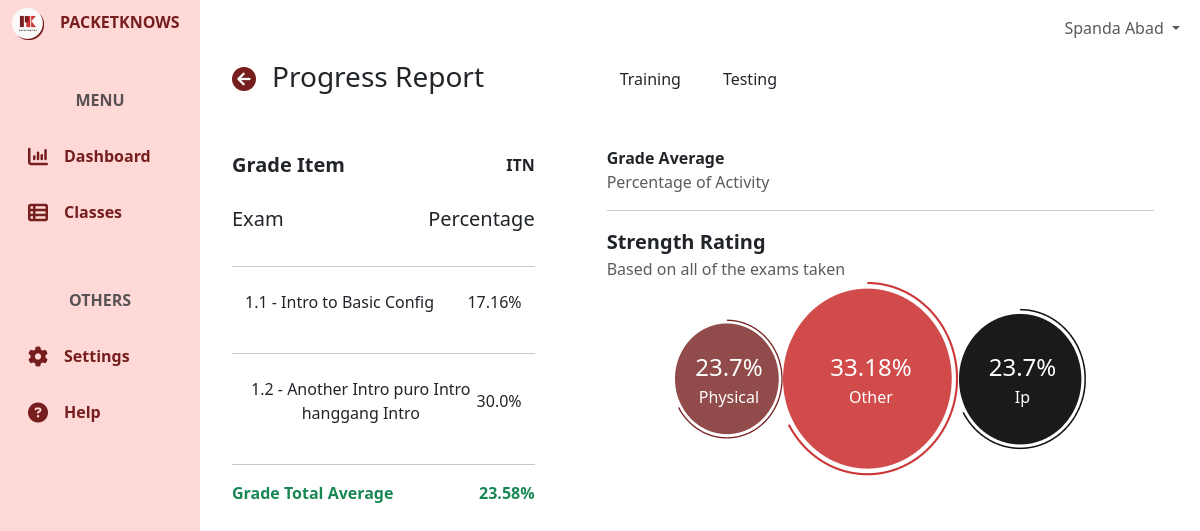
The page /progress-report-instructor/ITN/1/training/ (signed in) on the database its author committed.
### user/models.py (models this page shows, shortened)
class CustomUser(AbstractBaseUser, PermissionsMixin):
    email = models.EmailField(unique=True)
    first_name = models.CharField(max_length=50)
    last_name = models.CharField(max_length=50)
    is_active = models.BooleanField(default=True)
    is_staff = models.BooleanField(default=False)
    category = models.ForeignKey(UserCategory, on_delete=models.CASCADE)
    icon = models.ImageField(upload_to= 'user/icons/', blank=True, null=True)
    school_id = models.BigIntegerField(unique=True, blank=True, null=True)
    evidences = models.ImageField(upload_to= 'user/evidences/', blank=True, null=True)
    objects = CustomUserManager()
    USERNAME_FIELD = 'email'
    REQUIRED_FIELDS = ['first_name', 'last_name']
    class Meta:
        verbose_name = 'User'
        verbose_name_plural = 'Users'

### classroom/models.py (models this page shows, shortened)
class Classroom(models.Model):
    name = models.CharField(max_length=255)
    code = models.CharField(max_length=255)
    description = models.CharField(max_length=255)
    icon = models.ImageField(upload_to='classroom/class-icons/', blank=True, null=True)
    section = models.CharField(max_length=50)
    school_year = models.CharField(max_length=50)
    instructor = models.ForeignKey(userModels.CustomUser, on_delete=models.CASCADE, related_name='instructor_classrooms')
    students = models.ManyToManyField(userModels.CustomUser, through='Enrollment', related_name='enrolled_classrooms')
    course = models.ForeignKey(activityModels.Course, on_delete=models.CASCADE)
    is_active = models.BooleanField(default=True)
    date_updated = models.DateTimeField(auto_now=True)
    class Meta:
        ordering = ['-date_updated']
        verbose_name_plural = "Classrooms"

### activity/models.py (models this page shows, shortened)
class BaseActivity(models.Model):
    number = models.CharField(max_length=4)
    name = models.CharField(max_length=255)
    projectID = models.CharField(max_length=255, unique=True)
    answer_key = models.TextField(blank=True,null=True)
    category = models.ForeignKey(ActivityCategory, on_delete=models.CASCADE)
    course = models.ForeignKey(Course, on_delete=models.CASCADE)
    training_task = models.FileField(models.FileField(upload_to='training-tasks/'))
    testing_task = models.FileField(models.FileField(upload_to='training-tasks/'))
    max_physical_points = models.PositiveIntegerField()
    max_basic_config_points = models.PositiveIntegerField()
    max_ip_points = models.PositiveIntegerField()
    max_routing_points = models.PositiveIntegerField()
    max_other_points = models.PositiveIntegerField()
    time_limit = models.PositiveIntegerField()
    class Meta:
        verbose_name_plural = "Base Activities"

### core/views.py (the view)
# urls.py: path('progress-report-instructor/<slug:classSlug>/<int:userID>/training/', coreViews.ProgressReportTrainingInstructorView, name='progressReportTrainingInstructor'),
@login_required(login_url='/')
def ProgressReportTrainingInstructorView(request, classSlug, userID):
    context = {}
    if request.method == 'POST':
        pass
    else:
        student = CustomUser.objects.get(id=userID)
        context["student"] = student
        userCategory = student.category.name
        if userCategory == "Student":
            classroom = Classroom.objects.get(code=classSlug)
            context["classroom"] = classroom
            context["grades"] = computeTrainingProgressReport(student, classroom)
            enrollment = get_object_or_404(Enrollment, student=student, classroom=classroom)
            firstActivity = enrollment.activities.get(base_activity__number="1.1", mode="training")
            firstActivityScore = computeSingleActivityScore(student, firstActivity.id)
            bar_chart_labels = firstActivityScore['labels']
            bar_chart_data = firstActivityScore['data']
            context["barChartLabels"] = json.dumps(bar_chart_labels)
            context["barChartData"] = json.dumps(bar_chart_data)
            enrollment = get_object_or_404(Enrollment, student=student, classroom=classroom)
            enrollment.date_updated = timezone.now()
            enrollment.save()
    return render(request, 'core/progress-report-training.html', context)

### templates/core/progress-report-training.html (shortened to what this page needs)
{% extends 'core/base.html' %}
{% block content %}
<div class="container-fluid h-100">
    <div class="row h-100">
        <div class="col-2 fixed-top bg-pink h-100" id="green">
            {% include 'core/components/sidebar.html'%}
        </div>
        <div class="col-md-10 ms-auto" style="padding: 0; overflow-x: hidden !important;">
            {% include 'core/components/topnav.html'%}
            <main class="mt-5 pt-1">
                {% if request.user.category.name == 'Student'%}
                    {% include 'core/progress-reports/student-progress-report-training.html'%}
                {% elif request.user.category.name == 'Self Learner'%}
                    {% include 'core/progress-reports/selfLearner-progress-report-training.html'%}
                {% elif request.user.category.name == 'Instructor'%}
                    {% include 'core/progress-reports/instructor-progress-report-training.html'%}
                {% endif %}
            </main>
        </div>
    </div>
</div>
{% endblock %}

### templates/core/components/topnav.html (shortened to what this page needs)
<nav class="navbar navbar-expand-lg navbar-light bg-white fixed-top col-md-9 ms-sm-auto col-lg-10">
    <div class="container-fluid">
            <ul class="navbar-nav ms-auto">
                <li class="nav-item dropdown">
                    <a class="nav-link dropdown-toggle" href="#" id="userDropdown" role="button" data-bs-toggle="dropdown" aria-expanded="false">
                      {{user.first_name}} {{user.last_name}}
                    </a>
                </li>
            </ul>
    </div>
</nav>

### templates/core/progress-reports/instructor-progress-report-training.html (shortened to what this page needs)
{% load static %}
<div class="container">
    <div class="row ms-2 mt-2 mb-4 ">
        <div class="col-md-4 ">
            <div class="d-flex align-items-center text-center">
                <a class="mb-1" href="{% url 'core:classes'%}"><i class="fa-solid fa-xl fa-circle-arrow-left" style="color: #761E1E;"></i></a>
                <h3 class="ms-3">Progress Report</h3>
            </div>
            <div class="d-flex justify-content-between align-items-center mt-5">
                <p class="fw-bold fs-5">Grade Item</p>
                <p class="fw-bold ">{{classroom.code}}</p>
            </div>
            <div class="d-flex justify-content-between align-items-center mt-2">
                <p class="fs-5">Exam</p>
                <p class="fs-5">Percentage</p>
            </div>
            {% for exam in grades.training_percentages %}
            <hr>
            <button id="exam_{{ exam.id }}" class="btn exam-div d-flex w-100 justify-content-between align-items-center mt-2"
                 data-exam-number="{{ exam.number }}"
                 data-exam-name="{{ exam.name }}"
                 data-physical-percentage="{{ exam.physical_percentage }}"
                 data-basic-config-percentage="{{ exam.basic_config_percentage }}"
                 data-ip-percentage="{{ exam.ip_percentage }}"
                 data-routing-percentage="{{ exam.routing_percentage }}"
                 data-other-percentage="{{ exam.other_percentage }}"
                 data-total-percentage="{{ exam.total_percentage }}">
                <p class="">{{ exam.number }} - {{ exam.name }}</p>
                <p class="">{{ exam.total_percentage }}%</p>
            </button>
            {% endfor %}
            <hr>
            <div class="d-flex justify-content-between align-items-center mt-2">
                <p class="text-success fw-bold">Grade Total Average</p>
                <p class="text-success fw-bold">{{grades.total_training_percentage}}%</p>
            </div>
        </div>
        <div class="col-md-7 ms-5">
            <div class="d-flex mb-5">
                <a href="{% url 'core:progressReportTrainingInstructor' classSlug=classroom.code userID=student.id%}"><button id="trainingBtn" class="btn me-3">Training</button></a>
                <a href="{% url 'core:progressReportTestingInstructor' classSlug=classroom.code userID=student.id%}"><button id="testingBtn" class="btn">Testing</button></a>
            </div>
            <div class="fw-bold">
                Grade Average
            </div>
            <div class="text-muted">
                Percentage of Activity
            </div>
            <hr>
            <div class="fw-bold fs-5">
                Strength Rating
            </div>
            <div class="text-muted">
                Based on all of the exams taken
            </div>
            <div class="d-flex align-items-center justify-content-center">
                <div class="rating rating-1 d-inline-block">
                    <div class="rating-label text-white">
                        <p class="fs-4 p-0 m-0">{{ grades.top_training_categories.1.average_percentage }}%</p>
                        <p class=" p-0 m-0">{{grades.top_training_categories.1.name}}</p>
                    </div>
                    <img src="{% static 'res/icons/Dashboard/Dashboard-circle2.png' %}" alt="" class="img-fluid">
                </div>
                <div class="rating rating-1 d-inline-block">
                    <div class="rating-label text-white">
                        <p class="fs-4 p-0 m-0">{{grades.top_training_categories.0.average_percentage}}%</p>
                        <p class=" p-0 m-0">{{grades.top_training_categories.0.name}}</p>
                    </div>
                    <img src="{% static 'res/icons/Dashboard/Dashboard-circle.png' %}" alt="" class="img-fluid">
                </div>
                <div class="rating rating-1 d-inline-block">
                    <div class="rating-label text-white">
                        <p class="fs-4 p-0 m-0">{{grades.top_training_categories.2.average_percentage}}%</p>
                        <p class=" p-0 m-0">{{grades.top_training_categories.2.name}}</p>
                    </div>
                    <img src="{% static 'res/icons/Dashboard/Dashboard-circle3.png' %}" alt="" class="img-fluid">
                </div>
            </div>
        </div>
    </div>
</div>

### static/css/global.css (style rules this page uses)
.bg-pink { background-color: #FFD8D8; }
.bg-white { background-color: #FAFAFA; }

### static/css/dashboards/studentDashboard.css (style rules this page uses)
.rating { position: relative; text-align: center; }
.rating-label { position: absolute; top: 50%; left: 50%; transform: translate(-50%, -50%); }

### rows shown on the page
CustomUser: first_name "Spanda", last_name "Abad"
Classroom: code "ITN"
BaseActivity: number "1.1", name "Intro to Basic Config"
BaseActivity: number "1.2", name "Another Intro puro Intro hanggang Intro"

### other values the page prints
{{ exam.total_percentage }} "17.16" "30.0"
{{ grades.total_training_percentage }} "23.58"
{{ grades.top_training_categories.1.average_percentage }} "23.7"
{{ grades.top_training_categories.1.name }} "Physical"
{{ grades.top_training_categories.0.average_percentage }} "33.18"
{{ grades.top_training_categories.0.name }} "Other"
{{ grades.top_training_categories.2.average_percentage }} "23.7"
{{ grades.top_training_categories.2.name }} "Ip"
